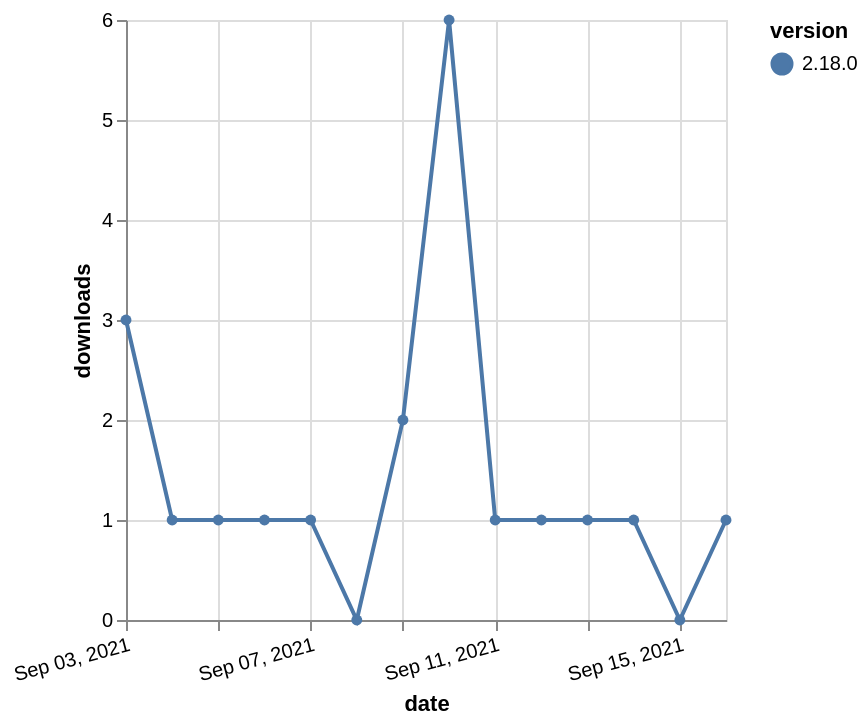

This figure's Vega-Lite source:
### Vega-Lite specification from a JSON file in a GitHub repository (floating-point values rounded to 4 significant figures)
{"$schema": "https://vega.github.io/schema/vega-lite/v5.json", "description": "A simple bar chart with embedded data.", "data": {"values": [{"date": "2021-09-03", "total": 512, "delta": 3, "version": "2.18.0"}, {"date": "2021-09-04", "total": 513, "delta": 1, "version": "2.18.0"}, {"date": "2021-09-05", "total": 514, "delta": 1, "version": "2.18.0"}, {"date": "2021-09-06", "total": 515, "delta": 1, "version": "2.18.0"}, {"date": "2021-09-07", "total": 516, "delta": 1, "version": "2.18.0"}, {"date": "2021-09-08", "total": 516, "delta": 0, "version": "2.18.0"}, {"date": "2021-09-09", "total": 518, "delta": 2, "version": "2.18.0"}, {"date": "2021-09-10", "total": 524, "delta": 6, "version": "2.18.0"}, {"date": "2021-09-11", "total": 525, "delta": 1, "version": "2.18.0"}, {"date": "2021-09-12", "total": 526, "delta": 1, "version": "2.18.0"}, {"date": "2021-09-13", "total": 527, "delta": 1, "version": "2.18.0"}, {"date": "2021-09-14", "total": 528, "delta": 1, "version": "2.18.0"}, {"date": "2021-09-15", "total": 528, "delta": 0, "version": "2.18.0"}, {"date": "2021-09-16", "total": 529, "delta": 1, "version": "2.18.0"}]}, "width": "container", "mark": {"type": "line", "point": {"filled": true}}, "encoding": {"x": {"field": "date", "type": "temporal", "timeUnit": "yearmonthdate", "title": "date", "axis": {"labelAngle": -15}}, "y": {"field": "delta", "type": "quantitative", "title": "downloads"}, "color": {"field": "version", "type": "nominal"}, "tooltip": {"field": "delta"}}}
